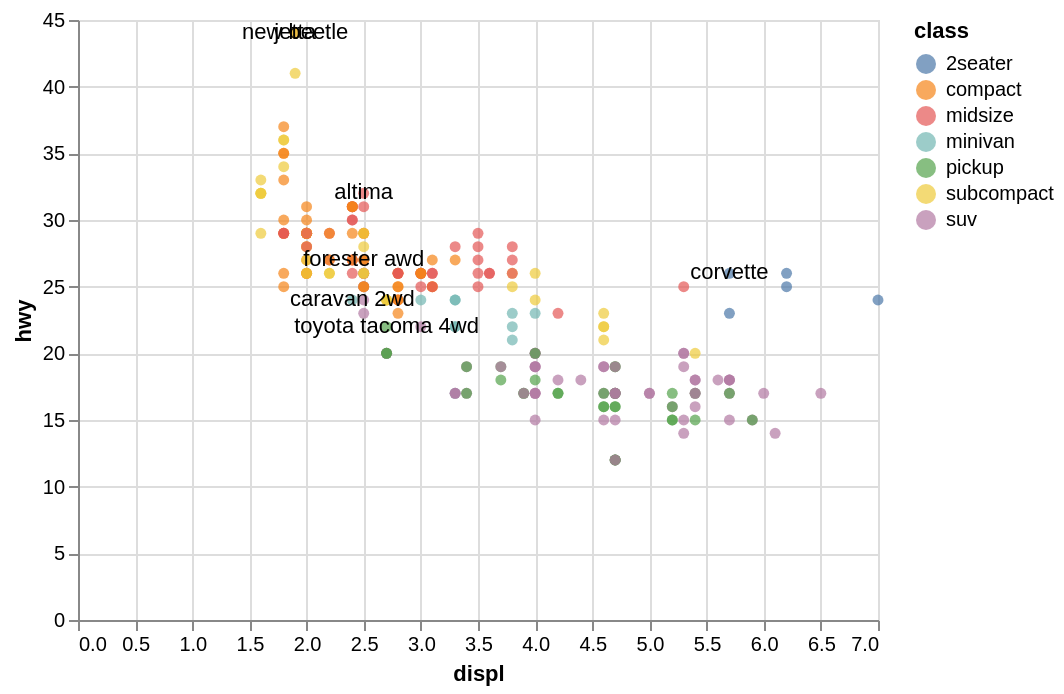

The code cell stored with this chart in its notebook:
### Code cell
best_in_class = (mpg
    .assign(
      hwy_min = lambda x: x.groupby('class').hwy.transform('max'))
    .query('(hwy_min == hwy)')
    .drop_duplicates('class', keep = 'first'))

base = (alt.Chart(mpg)
  .encode(
    alt.X('displ'), 
    alt.Y('hwy'),
    alt.Color('class')
    )
  .mark_circle())

text = (alt.Chart(best_in_class)
    .encode(
      alt.X('displ'), 
      alt.Y('hwy'),
      text = 'model'
      )
    .mark_text())

chart = base + text

chart

### Figure 1 — Vega-Lite specification as saved in the notebook (floating-point values rounded to 4 significant figures; data arrays with more than 128 entries replaced by an {"elided": "..."} marker saying what was removed)
{"config": {"view": {"continuousWidth": 400, "continuousHeight": 300}}, "layer": [{"data": {"name": "data-784d2a789a5f3a352263a16b6c4cd367"}, "mark": "circle", "encoding": {"color": {"field": "class", "type": "nominal"}, "x": {"field": "displ", "type": "quantitative"}, "y": {"field": "hwy", "type": "quantitative"}}}, {"data": {"name": "data-8ebc888848974d24696d0d21ed68c703"}, "mark": "text", "encoding": {"text": {"field": "model", "type": "nominal"}, "x": {"field": "displ", "type": "quantitative"}, "y": {"field": "hwy", "type": "quantitative"}}}], "$schema": "https://vega.github.io/schema/vega-lite/v4.17.0.json", "datasets": {"data-784d2a789a5f3a352263a16b6c4cd367": {"elided": "234 records"}, "data-8ebc888848974d24696d0d21ed68c703": [{"manufacturer": "chevrolet", "model": "corvette", "displ": 5.7, "year": 1999, "cyl": 8, "trans": "manual(m6)", "drv": "r", "cty": 16, "hwy": 26, "fl": "p", "class": "2seater", "hwy_min": 26}, {"manufacturer": "dodge", "model": "caravan 2wd", "displ": 2.4, "year": 1999, "cyl": 4, "trans": "auto(l3)", "drv": "f", "cty": 18, "hwy": 24, "fl": "r", "class": "minivan", "hwy_min": 24}, {"manufacturer": "nissan", "model": "altima", "displ": 2.5, "year": 2008, "cyl": 4, "trans": "manual(m6)", "drv": "f", "cty": 23, "hwy": 32, "fl": "r", "class": "midsize", "hwy_min": 32}, {"manufacturer": "subaru", "model": "forester awd", "displ": 2.5, "year": 2008, "cyl": 4, "trans": "manual(m5)", "drv": "4", "cty": 20, "hwy": 27, "fl": "r", "class": "suv", "hwy_min": 27}, {"manufacturer": "toyota", "model": "toyota tacoma 4wd", "displ": 2.7, "year": 2008, "cyl": 4, "trans": "manual(m5)", "drv": "4", "cty": 17, "hwy": 22, "fl": "r", "class": "pickup", "hwy_min": 22}, {"manufacturer": "volkswagen", "model": "jetta", "displ": 1.9, "year": 1999, "cyl": 4, "trans": "manual(m5)", "drv": "f", "cty": 33, "hwy": 44, "fl": "d", "class": "compact", "hwy_min": 44}, {"manufacturer": "volkswagen", "model": "new beetle", "displ": 1.9, "year": 1999, "cyl": 4, "trans": "manual(m5)", "drv": "f", "cty": 35, "hwy": 44, "fl": "d", "class": "subcompact", "hwy_min": 44}]}}
